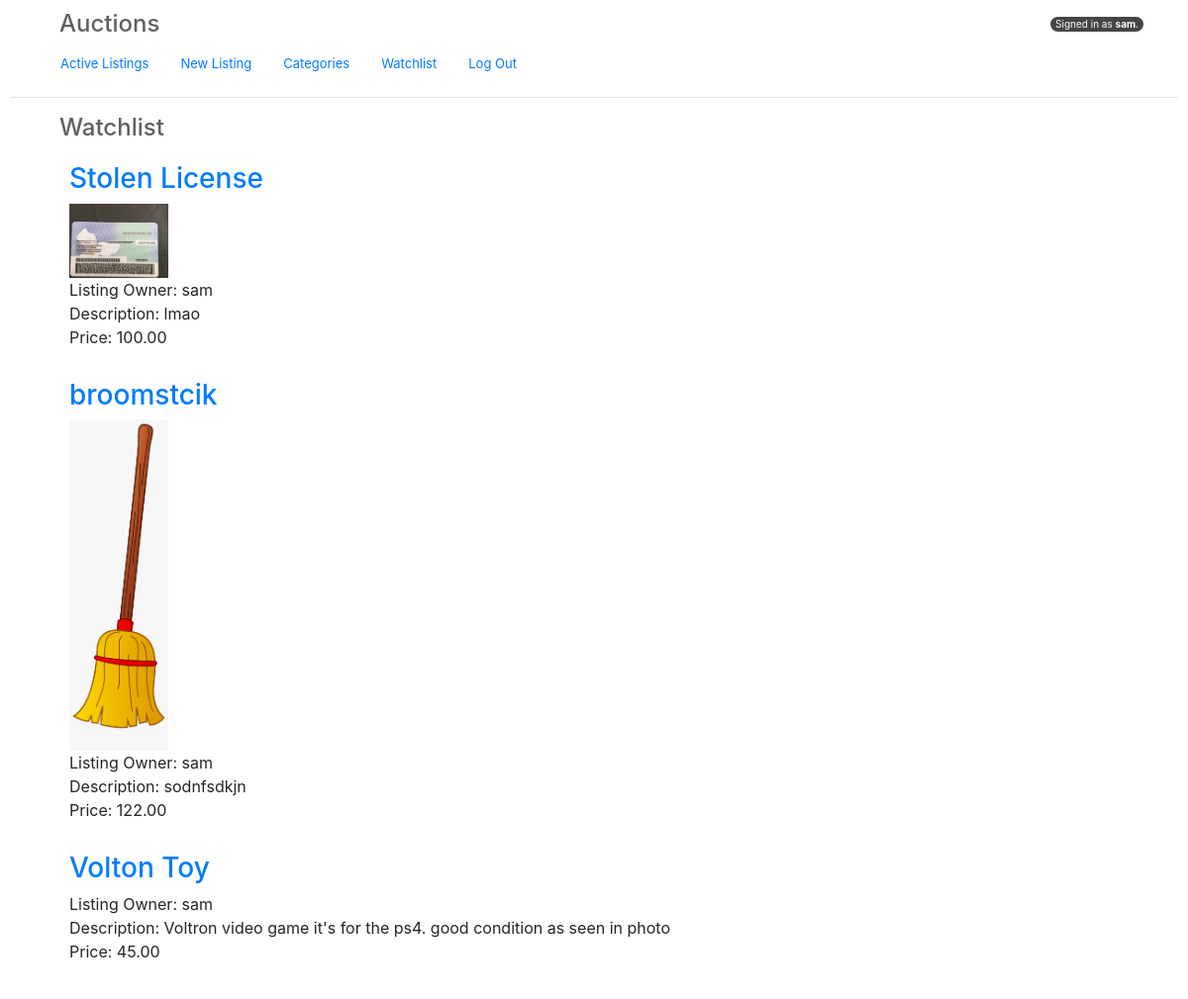
/watchlist/ (signed in), run on the app's committed database.
### auctions/models.py (models this page shows, shortened)
class User(AbstractUser):
    pass

class Listing(models.Model):
    user = models.ForeignKey(User, on_delete=models.CASCADE)
    title = models.CharField(max_length=50)
    price = models.DecimalField(max_digits=10, decimal_places=2, default=0.00)
    details = models.TextField(max_length=300)
    CATEGORY_CHOICES = [
        ("FOOD", "FOOD"),
        ("ELECTRONICS", "ELECTRONICS"),
        ("CLOTHING", "CLOTHING"),
        ("ACCESSORIES", "ACCESSORIES"),
        ("CONTENT", "CONTENT"),
        ("SERVICE", "SERVICE"),
        ("MUSIC", "MUSIC"),
        ("ENTERTAINMENT", "ENTERTAINMENT"),
        ("HOME EQUIPMENT", "HOME EQUIPMENT"),
        ("ART","ART"),
        ("AUTO INDUSTRY", "AUTO INDUSTRY"),
        ("PETS", "PETS"),
        ("MISC ITEMS", "MISC ITEMS"),
        ("NONE","NONE"),
    ]
    category = models.CharField(
        max_length=15,
        choices=CATEGORY_CHOICES,
        default="NONE",
    )
    created = models.DateTimeField
    image_url = models.ImageField(null=True, blank=True, upload_to='images/')
    active = models.BooleanField(default=True)
    time_submitted = models.DateTimeField(blank=False, default=timezone.now)
    winner = models.ForeignKey(User, on_delete=models.CASCADE, blank=True, null=True, related_name="winner")

### auctions/views.py (the view)
# urls.py: path("watchlist/", views.watchlist_view, name="watchlist_view"),
@login_required
def watchlist_view(request):
    try:
        user_watchlist = WatchList.objects.get(user=request.user)
        return render(request, "auctions/watchlist.html", {
            "watchlist" : user_watchlist,
        })
    except WatchList.DoesNotExist:
        user_watchlist = WatchList(user=request.user)
        user_watchlist.save()
        return render(request, "auctions/watchlist.html", {
            "watchlist" : user_watchlist,
        })

### auctions/templates/auctions/watchlist.html
{% extends "auctions/layout.html" %}
{% block body %}
    <h2 class="header" id="listing-title">Watchlist</h2>
    <ul style="list-style:none;">
        {% if watchlist %}
            {% for listing in watchlist.listings.all %}
                <li>
                    <div class="card listing">
                        <h3>
                            <a href="{% url 'auctions:id' listing.id %}">
                                {{ listing.title }}
                            </a>
                        </h3>
                        {% if listing.image_url %}
                            <img class="card-img-left"style="max-width:100px;"src= "{{ listing.image_url.url }}" >
                        {% endif %}
                        <span>
                            Listing Owner: {{ listing.user }}
                        </span>
                        <span>
                            Description: {{ listing.details }}
                        </span>
                        <span>
                            Price: {{ listing.price }}
                        </span>
                    </div>
                </li>
            {% endfor %}
        {% endif %}
    </ul>
{% endblock %}

### auctions/templates/auctions/layout.html (shortened to what this page needs)
{% load static %}
<!DOCTYPE html>
<html lang="en">
    <head>
        <link rel="stylesheet" href="https://stackpath.bootstrapcdn.com/bootstrap/4.4.1/css/bootstrap.min.css">
        <link href="{% static 'auctions/styles.css' %}" rel="stylesheet">
    </head>
    <body>
        <div class="container">
            <h1 class="header">Auctions</h1>
                <div class="signed_in">
                    {% if user.is_authenticated %}
                        <div>
                            Signed in as <strong>{{ user.username }}</strong>.
                        </div>
                    {% else %}
                    <div>
                        Not signed in.
                    </div>
                    {% endif %}
                </div>
                <ul class="nav">
                    <li class="nav-item">
                        <a class="nav-link" href="{% url 'auctions:index' %}">Active Listings</a>
                    </li>
                    <li>
                        <a class="nav-link" href="{% url 'auctions:new_listing' %}">New Listing</a>
                    </li>
                    <li>
                        <a class="nav-link" href="{% url 'auctions:categories' %}">Categories</a>
                    </li>
                    {% if user.is_authenticated %}
                        <li>
                            <a class="nav-link" href="{% url 'auctions:watchlist_view' %}">Watchlist</a>
                        </li>
                        <li>
                            <a class="nav-link" href="{% url 'auctions:logout' %}">Log Out</a>
                        </li>
                    {% endif %}
            </ul>
        </div>
        <hr>
        {% block body %}
        {% endblock %}
    </body>
</html>

### auctions/static/auctions/styles.css (style rules this page uses)
body { padding: 10px; }
.signed_in { margin: -30px 0 auto auto; padding:0 5px 0 5px; background-color: rgb(69, 69, 69); font-size: x-small; color: white; width: fit-content; border-radius: 9px; text-align: center; }
.header { color:rgb(96, 96, 96); font-size: 24px; margin-left:15px; }
#listing-title { padding-left: 35px; }
.nav-link { font-size: small; margin-top: 15px; }
.listing { border: none; padding: 10px; border-radius: 5px; max-width: 750px; margin:10px; }

### data on the page
User: username "sam"
Listing: title "Stolen License", image_url (picture), user "sam", details "lmao", price "100.00"
Listing: title "broomstcik", image_url (picture), user "sam", details "sodnfsdkjn", price "122.00"
Listing: title "Volton Toy", user "sam", details "Voltron video game it's for the ps4. good condition as seen in photo", price "45.00"
